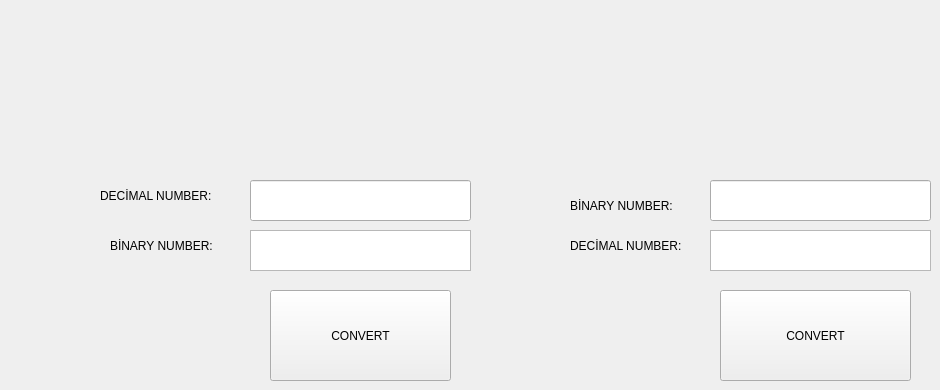
   <widget class="QWidget" name="tab6">
    <attribute name="title">
     <string>DECIMAL2BINARY</string>
    </attribute>
    <widget class="QLineEdit" name="lineEdit_DEC_INPUT">
     <property name="geometry">
      <rect>
       <x>250</x>
       <y>180</y>
       <width>221</width>
       <height>41</height>
      </rect>
     </property>
    </widget>
    <widget class="QLineEdit" name="lineEdit_BN_INPUT_2">
     <property name="geometry">
      <rect>
       <x>710</x>
       <y>180</y>
       <width>221</width>
       <height>41</height>
      </rect>
     </property>
    </widget>
    <widget class="QTextEdit" name="RES_DEC">
     <property name="geometry">
      <rect>
       <x>710</x>
       <y>230</y>
       <width>221</width>
       <height>41</height>
      </rect>
     </property>
     <property name="textInteractionFlags">
      <set>Qt::LinksAccessibleByMouse|Qt::TextSelectableByMouse</set>
     </property>
    </widget>
    <widget class="QTextEdit" name="RES_BN_2">
     <property name="geometry">
      <rect>
       <x>250</x>
       <y>230</y>
       <width>221</width>
       <height>41</height>
      </rect>
     </property>
     <property name="textInteractionFlags">
      <set>Qt::LinksAccessibleByMouse|Qt::TextSelectableByMouse</set>
     </property>
    </widget>
    <widget class="QLabel" name="label_13">
     <property name="geometry">
      <rect>
       <x>100</x>
       <y>170</y>
       <width>141</width>
       <height>51</height>
      </rect>
     </property>
     <property name="text">
      <string>DECİMAL NUMBER:</string>
     </property>
    </widget>
    <widget class="QPushButton" name="BTN_DEC2BN">
     <property name="geometry">
      <rect>
       <x>270</x>
       <y>290</y>
       <width>181</width>
       <height>91</height>
      </rect>
     </property>
     <property name="text">
      <string>CONVERT</string>
     </property>
     <property name="icon">
      <iconset resource="icons.qrc">
       <normaloff>:/icons/icons/Apps-Accessories-Media-Converter-icon.png</normaloff>:/icons/icons/Apps-Accessories-Media-Converter-icon.png</iconset>
     </property>
     <property name="iconSize">
      <size>
       <width>60</width>
       <height>60</height>
      </size>
     </property>
    </widget>
    <widget class="QLabel" name="label_16">
     <property name="geometry">
      <rect>
       <x>110</x>
       <y>220</y>
       <width>131</width>
       <height>51</height>
      </rect>
     </property>
     <property name="text">
      <string>BİNARY NUMBER:</string>
     </property>
    </widget>
    <widget class="QPushButton" name="BTN_BN2DEC">
     <property name="geometry">
      <rect>
       <x>720</x>
       <y>290</y>
       <width>191</width>
       <height>91</height>
      </rect>
     </property>
     <property name="text">
      <string>CONVERT</string>
     </property>
     <property name="icon">
      <iconset resource="icons.qrc">
       <normaloff>:/icons/icons/Apps-Accessories-Media-Converter-icon.png</normaloff>:/icons/icons/Apps-Accessories-Media-Converter-icon.png</iconset>
     </property>
     <property name="iconSize">
      <size>
       <width>60</width>
       <height>60</height>
      </size>
     </property>
    </widget>
    <widget class="QLabel" name="label_15">
     <property name="geometry">
      <rect>
       <x>570</x>
       <y>220</y>
       <width>131</width>
       <height>51</height>
      </rect>
     </property>
     <property name="text">
      <string>DECİMAL NUMBER:</string>
     </property>
    </widget>
    <widget class="QLabel" name="label_14">
     <property name="geometry">
      <rect>
       <x>570</x>
       <y>180</y>
       <width>131</width>
       <height>51</height>
      </rect>
     </property>
     <property name="text">
      <string>BİNARY NUMBER:</string>
     </property>
    </widget>
   </widget>
